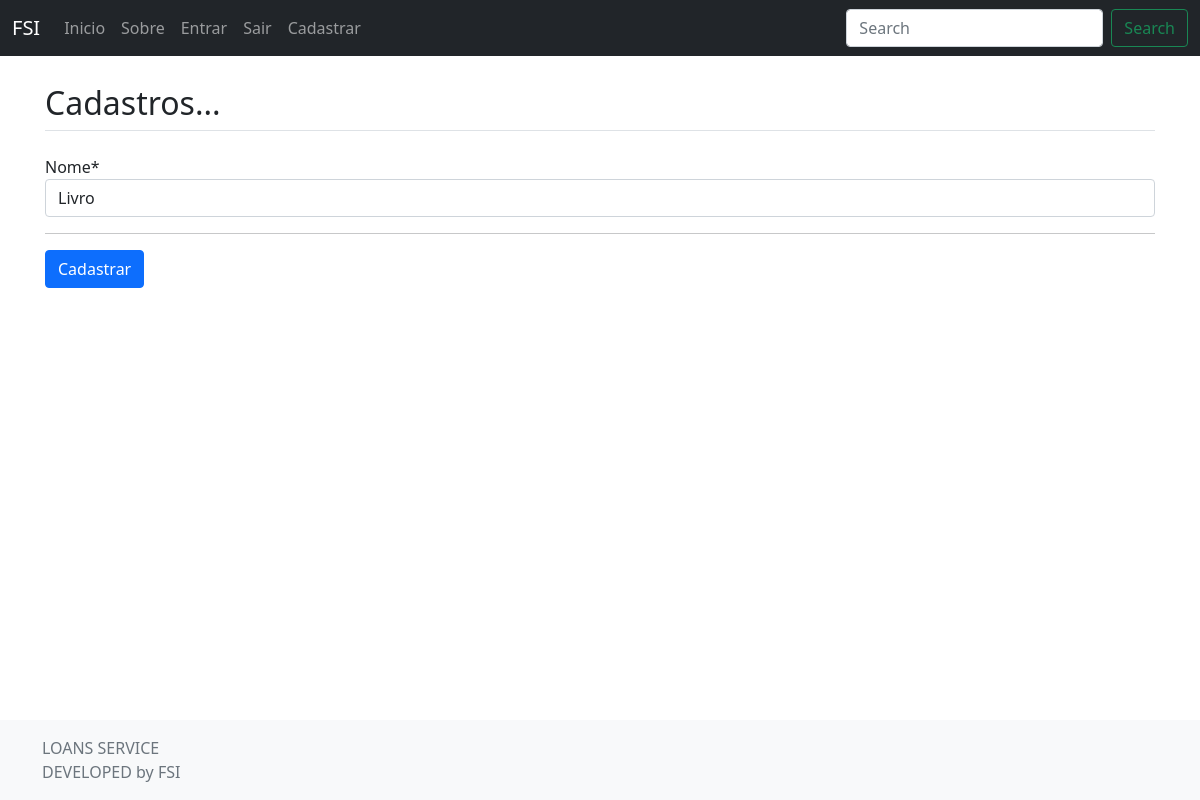
The app's page /editar/categoria/1/ (signed in), older data.
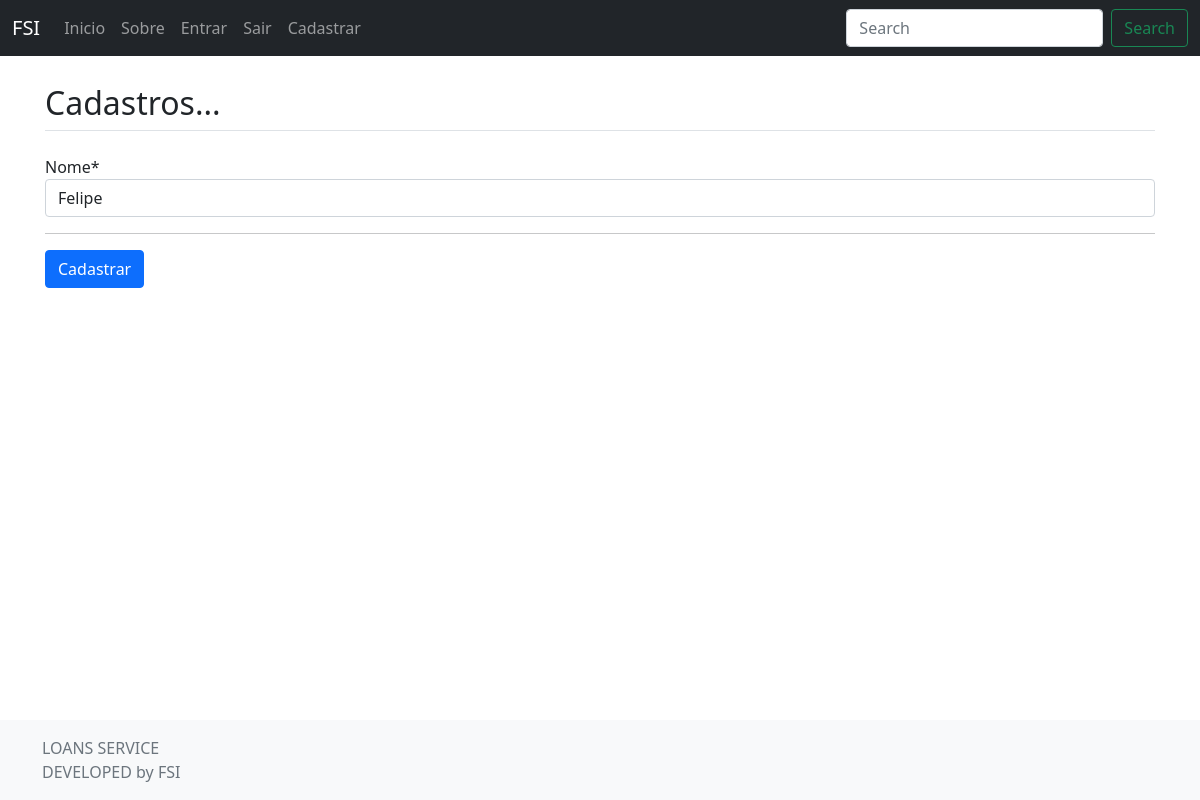
The same page, newer data.
### cadastros/models.py (models this page shows, shortened)
class Categoria(models.Model):
    nome = models.CharField(max_length=50)

### cadastros/views.py (the view)
# urls.py: path("editar/categoria/<int:pk>/", CategoriaUpdate.as_view(), name="editar-categoria"),
class CategoriaUpdate(LoginRequiredMixin, UpdateView):
    model = Categoria
    fields = ["nome"]
    template_name = "cadastros/form.html"
    success_url = reverse_lazy("listar-categoria")
    login_url = reverse_lazy('login')

### cadastros/templates/cadastros/form.html (shortened to what this page needs)
{% extends 'paginas/modelo.html' %}
{% load static %}
{% load crispy_forms_tags %}
{% block conteudo %}
    <h2 class="mt-4 mb-4 border-bottom pb-2">
        Cadastros...
    </h2>
    <form method="POST">
        {{ form|crispy }}
        <hr class="">
        <button type="submit" class="btn btn-primary">Cadastrar</button>
    </form>
{% endblock %}

Row changes from the older to the newer data that the page shows:
changed Categoria: nome "Livro" → "Felipe"
